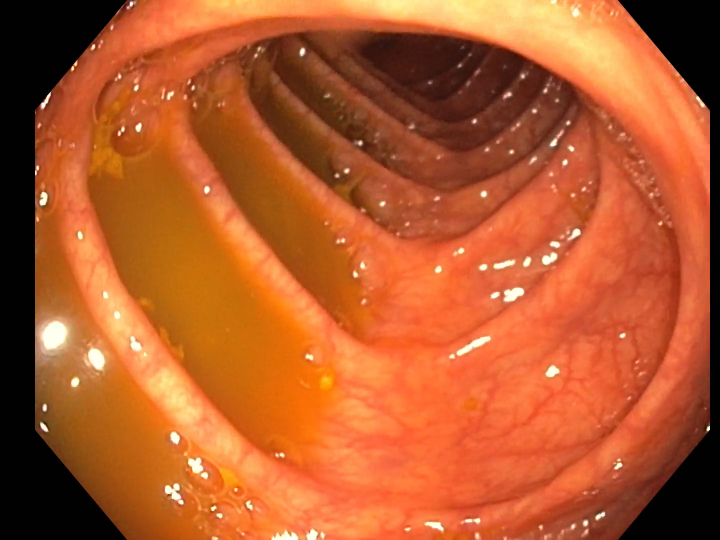
//> input picture images/1.png, 1440 x 1080 px (shown at 1/2 size)
$ ./main   (built with g++ and OpenCV 4)
//> lines starting //> are read from the running program, lines starting //| are printed output that depends on the picture; after the words box and inside, x2 and y2 are one past the last pixel; in counts of white or black regions, pixels touching at a corner belong together
#include<opencv2/opencv.hpp>
#include <opencv2/core/core.hpp>
#include <opencv2/highgui/highgui.hpp>
#include <opencv2/calib3d/calib3d.hpp>
#include <opencv2/imgproc/imgproc.hpp>
#include <opencv2/viz.hpp>

#include <iostream>
#include <math.h>

std::vector<std::vector<cv::Point>> get_contours(cv::Mat img, int th = 20, int dilation_size = 3, bool bShow = false){
    //Contour-retrieval modes: RETR_TREE, RETR_LIST, RETR_EXTERNAL, RETR_CCOMP.
    //Contour-approximation methods: CHAIN_APPROX_NONE, CHAIN_APPROX_SIMPLE.
    cv::Mat img_gray;
    cv::cvtColor(img, img_gray, cv::COLOR_BGR2GRAY);

    // Threshold image
    cv::Mat img_thresh;
    cv::threshold(img_gray, img_thresh, th, 255, cv::THRESH_BINARY);

    int dilation_type = cv::MORPH_CROSS;
    cv::Mat element = cv::getStructuringElement(dilation_type,
                       cv::Size( 2*dilation_size + 1, 2*dilation_size+1 ),
                       cv::Point( dilation_size, dilation_size ) );
    cv::erode(img_thresh,img_thresh,element);

    // dilation_type MORPH_RECT, MORPH_CROSS, MORPH_ELLIPSE
    // Detect contours on the binary image
    std::vector<std::vector<cv::Point>> contours;
    std::vector<cv::Vec4i> hierarchy;
    cv::findContours(img_thresh, contours, hierarchy, cv::RETR_EXTERNAL, cv::CHAIN_APPROX_NONE);

    // Draw contours on the original image
    if (bShow){
        cv::imshow("Binary mage", img_thresh);
        cv::Mat img_copy = img.clone();
        cv::drawContours(img_copy, contours, -1, cv::Scalar(0, 255, 0), 2);
        cv::imshow("None approximation", img_copy);
    }

    return contours;
}

std::vector<cv::KeyPoint> keypoints_in_contour(std::vector<cv::Point> contour, std::vector<cv::KeyPoint> kps){
    std::vector<cv::KeyPoint> kps_tmp;
    for (size_t i=0; i<kps.size(); i++){
        if (cv::pointPolygonTest(contour,kps[i].pt,false) > 0){
            kps_tmp.push_back(kps[i]);
        }
    }
    return kps_tmp;
}

float rad_to_deg(float rad){
    return rad*180.0/M_PI;
}

float deg_to_rad(float deg){
    return deg*M_PI/180.0;
}

cv::Vec3f equation_line(cv::Point2f p1, cv::Point2f p2){
    float dx = p2.x - p1.x;
    float dy = p2.y - p1.y;
    float m = dy / dx;
    float c = p1.y - m*p1.x;

    cv::Vec3f eqLine(m,-1,c);
    return eqLine;
}

float line_y_x(cv::Vec3f line, float x){
    return (line(0)*x + line(2))/(-line(1));
}

float line_x_y(cv::Vec3f line, float y){
    return (line(1)*y + line(2))/(-line(0));
}

// [18 lines left out: function frustum_line, not called in this run]

cv::Vec4f equation_plane(cv::Point3f p1, cv::Point3f p2, cv::Point3f p3){
    float a1 = p2.x - p1.x;
    float b1 = p2.y - p1.y;
    float c1 = p2.z - p1.z;
    float a2 = p3.x - p1.x;
    float b2 = p3.y - p1.y;
    float c2 = p3.z - p1.z;
    float a = b1 * c2 - b2 * c1;
    float b = a2 * c1 - a1 * c2;
    float c = a1 * b2 - b1 * a2;
    float d = (- a * p1.x - b * p1.y - c * p1.z);

    cv::Vec4f piVec(a,b,c,d);
    return piVec;
}

// [29 lines left out: functions equation_plane, line2line_intersection, not called in this run]

float angle_line_plane(cv::Vec4f pi, cv::Vec3f v){
    // Normal vector of plane
    cv::Vec3f n(pi(0), pi(1), pi(2));

    float num = abs(v(0)*n(0) + v(1)*n(1) + v(2)*n(2));
    float den1 = sqrt(v(0)*v(0) + v(1)*v(1) + v(2)*v(2));
    float den2 = sqrt(n(0)*n(0) + n(1)*n(1) + n(2)*n(2));

    float beta = acos(num / (den1 * den2));
    float alpha = (M_PI/2) - beta;
    return alpha;
}

void resize_and_display(const std::string& title, const cv::Mat& img1, float factor){
    cv::Mat out1;
    cv::resize(img1, out1, cv::Size(), factor, factor);
    cv::imshow(title,out1);
}

static float distancePointLine(const cv::Point2f point, const cv::Vec3f& line){
    return std::fabs(line(0)*point.x + line(1)*point.y + line(2)) / std::sqrt(line(0)*line(0)+line(1)*line(1));
}

static float distanceSampson(const cv::Point2f& pt1, const cv::Point2f& pt2, cv::Mat F){
    float data1[3] = { pt1.x, pt1.y, 0.};
    float data2[3] = { pt2.x, pt2.y, 0.};
    cv::Mat pt1w = cv::Mat(3, 1, F.type(), data1);
    cv::Mat pt2w = cv::Mat(3, 1, F.type(), data2);

    cv::Mat l1 = F.t()*pt2w;
    cv::Mat l2 = F*pt1w;

    cv::Vec3f l1v(l1.at<float>(0), l1.at<float>(1), l1.at<float>(2));
    cv::Vec3f l2v(l2.at<float>(0), l2.at<float>(1), l2.at<float>(2));

    cv::Mat Mnum = pt2w.t()*F*pt1w;
    float fnum = Mnum.at<float>(0,0);
    float den = l1v(0)*l1v(0) + l1v(1)*l1v(1) + l2v(0)*l2v(0) + l2v(1)*l2v(1);
    float d = sqrt(fnum*fnum/den);

    return d;
}

// [87 lines left out: functions drawEpipolarLines, drawEpipolarLines, not called in this run]

std::vector<std::vector<double> > match_sampson(std::vector<cv::KeyPoint> vkps1, std::vector<cv::KeyPoint> vkps2,
                                                cv::Mat dsc1, cv::Mat dsc2,
                                                cv::Mat F,
                                                float lx, float ly, cv::Point3f co2,
                                                float th, bool bCrossVerification = false, bool bDraw = false){
    // Get Points from KeyPoints
    std::vector<cv::Point2f> kpoints1, kpoints2;
    for (size_t i=0; i<vkps1.size(); i++)
        kpoints1.push_back(vkps1[i].pt);
    for (size_t i=0; i<vkps2.size(); i++)
        kpoints2.push_back(vkps2[i].pt);

    // Compute epilines with given F
    std::vector<cv::Vec3f> gmlines1, gmlines2;
    cv::computeCorrespondEpilines(kpoints1, 1, F, gmlines1);
    cv::computeCorrespondEpilines(kpoints2, 2, F, gmlines2);

    // Look for match candidates
    std::vector<std::vector<double> > candidates = std::vector<std::vector<double> >(vkps1.size(), std::vector<double>(vkps2.size(),-1.));

    for (size_t i=0; i<vkps1.size(); i++){
        cv::Point3f pt0(0,-gmlines1[i][2]/gmlines1[i][1],0.);
        cv::Point3f pt1(lx,-(gmlines1[i][2]+gmlines1[i][0]*lx)/gmlines1[i][1],0.);
        cv::Vec3f line = equation_line(cv::Point2f(pt0.x,pt0.y), cv::Point2f(pt1.x,pt1.y));

        for (size_t j=0; j<kpoints2.size(); j++){
            cv::Point2f kp(kpoints2[j].x, kpoints2[j].y);

            //if (distancePointLine(kp,line) <= th) {
            if (distanceSampson(vkps1[i].pt,kp,F)) {
                double dist_l2 = 0.;
                if (vkps1.size() == dsc1.rows && vkps2.size() == dsc2.rows)
                    dist_l2  = norm(dsc1.row(i),dsc2.row(j),cv::NORM_L2);
                candidates[i][j] = dist_l2;

                // [15 lines of commented-out code are left out]
            }
        }

        if (bDraw){
            cv::viz::Viz3d myWindow("Coordinate Frame");

            // Coordinate system
            myWindow.showWidget("Coordinate Widget", cv::viz::WCoordinateSystem(200));

            // Camera frame
            std::vector<cv::Point3f> camFr = {cv::Point3f(0.,ly,0.), cv::Point3f(lx,ly,0.), cv::Point3f(lx,0.,0.), cv::Point3f(0.,0.,0.), cv::Point3f(0.,ly,0.)};
            cv::viz::WPolyLine camFrPoly(camFr,cv::viz::Color::gray());
            myWindow.showWidget("camFrPoly", camFrPoly);

            // Epiplane
            cv::Vec3f line = equation_line(cv::Point2f(pt0.x,pt0.y), cv::Point2f(pt1.x,pt1.y));
            std::vector<cv::Point3f> lineFr = frustum_line(line,lx,ly);
            lineFr.push_back(co2);
            lineFr.push_back(lineFr[0]);
            cv::viz::WPolyLine epiplane(lineFr,cv::viz::Color::green());
            myWindow.showWidget("epiplane", epiplane);

            // Candidate points projective rays
            for (size_t j=0; j<candidates[i].size(); j++){
                if (candidates[i][j] >= 0.){
                    cv::Point3f kp(kpoints2[j].x, kpoints2[j].y, 0.);
                    cv::viz::WLine ptLine(co2, kp, cv::viz::Color::red());
                    myWindow.showWidget("ptLine"+j, ptLine);
                }
            }
            myWindow.spin();
        }
    }

    return candidates;
}


std::vector<std::vector<double> > match_angle(std::vector<cv::KeyPoint> vkps1, std::vector<cv::KeyPoint> vkps2,
                                                cv::Mat dsc1, cv::Mat dsc2,
                                                cv::Mat F,
                                                float lx, float ly, cv::Point3f co2,
                                                float th, bool bCrossVerification = false, bool bDraw = false){
    // Get Points from KeyPoints
    std::vector<cv::Point2f> kpoints1, kpoints2;
    for (size_t i=0; i<vkps1.size(); i++)
        kpoints1.push_back(vkps1[i].pt);
    for (size_t i=0; i<vkps2.size(); i++)
        kpoints2.push_back(vkps2[i].pt);

    // Compute epilines with given F
    std::vector<cv::Vec3f> gmlines1, gmlines2;
    cv::computeCorrespondEpilines(kpoints1, 1, F, gmlines1);
    cv::computeCorrespondEpilines(kpoints2, 2, F, gmlines2);

    // Look for match candidates
    std::vector<std::vector<double> > candidates = std::vector<std::vector<double> >(vkps1.size(), std::vector<double>(vkps2.size(),-1.));

    for (size_t i=0; i<vkps1.size(); i++){
        cv::Point3f pt0(0,-gmlines1[i][2]/gmlines1[i][1],0.);
        cv::Point3f pt1(lx,-(gmlines1[i][2]+gmlines1[i][0]*lx)/gmlines1[i][1],0.);
        cv::Vec4f pi = equation_plane(pt0, pt1, co2);

        for (size_t j=0; j<kpoints2.size(); j++){
            cv::Vec3f kp(kpoints2[j].x, kpoints2[j].y, 0.);
            cv::Vec3f v(kp(0)-co2.x, kp(1)-co2.y, kp(2)-co2.z);

            if (angle_line_plane(pi,v) <= th) {

                // Cross verification with image 1
                cv::Point3f im1pt0(0,-gmlines2[j][2]/gmlines2[j][1],0.);
                cv::Point3f im1pt1(lx,-(gmlines2[j][2]+gmlines2[j][0]*lx)/gmlines2[j][1],0.);
                cv::Vec4f im1pi = equation_plane(im1pt0, im1pt1, co2);

                cv::Vec3f im1kp(kpoints1[i].x, kpoints1[i].y, 0.);
                cv::Vec3f im1v(im1kp(0)-co2.x, im1kp(1)-co2.y, im1kp(2)-co2.z);

                if (angle_line_plane(im1pi,im1v) <= th || !bCrossVerification) {
                    double dist_l2 = 0.;
                    if (vkps1.size() == dsc1.rows && vkps2.size() == dsc2.rows)
                        dist_l2  = norm(dsc1.row(i),dsc2.row(j),cv::NORM_L2);
                    candidates[i][j] = dist_l2;
                }

                // [4 lines of commented-out code are left out]
            }
        }

        if (bDraw){
            cv::viz::Viz3d myWindow("Coordinate Frame");

            // Coordinate system
            myWindow.showWidget("Coordinate Widget", cv::viz::WCoordinateSystem(200));

            // Camera frame
            std::vector<cv::Point3f> camFr = {cv::Point3f(0.,ly,0.), cv::Point3f(lx,ly,0.), cv::Point3f(lx,0.,0.), cv::Point3f(0.,0.,0.), cv::Point3f(0.,ly,0.)};
            cv::viz::WPolyLine camFrPoly(camFr,cv::viz::Color::gray());
            myWindow.showWidget("camFrPoly", camFrPoly);

            // Epiplane
            cv::Vec3f line = equation_line(cv::Point2f(pt0.x,pt0.y), cv::Point2f(pt1.x,pt1.y));
            std::vector<cv::Point3f> lineFr = frustum_line(line,lx,ly);
            lineFr.push_back(co2);
            lineFr.push_back(lineFr[0]);
            cv::viz::WPolyLine epiplane(lineFr,cv::viz::Color::green());
            myWindow.showWidget("epiplane", epiplane);

            // Candidate points projective rays
            for (size_t j=0; j<candidates[i].size(); j++){
                if (candidates[i][j] >= 0.){
                    cv::Point3f kp(kpoints2[j].x, kpoints2[j].y, 0.);
                    cv::viz::WLine ptLine(co2, kp, cv::viz::Color::red());
                    myWindow.showWidget("ptLine"+j, ptLine);
                }
            }
            myWindow.spin();
        }
    }

    return candidates;
}


std::vector<cv::DMatch> nn_candidates(std::vector<std::vector<double> > candidates, double th){
    std::vector<cv::DMatch> nn;

    for (size_t i=0; i<candidates.size(); i++){
        int idx_i = -1;
        double dist_i = 1000000.;

        for (size_t j=0; j<candidates[i].size(); j++){
            if (candidates[i][j] >= 0. && candidates[i][j] < dist_i){

                double dist_i_tmp = candidates[i][j];

                int idx_j = -1;
                double dist_j = -1000000.;

                for (size_t k=0; k<candidates.size(); k++){
                    if (candidates[k][j] >= 0. && candidates[k][j] < dist_j && candidates[k][j] < dist_i_tmp){
                        idx_j = k;
                        dist_j = candidates[k][j];
                    }
                }

                if (idx_j < 0){
                    idx_i = j;
                    dist_i = dist_i_tmp;
                }
            }
        }

        if (dist_i >= 0. && dist_i <= th){
            cv::DMatch dm;
            dm.queryIdx = i;
            dm.trainIdx = idx_i;
            dm.imgIdx = 0;
            dm.distance = dist_i;
            nn.push_back(dm);

            for (size_t j=0; j<candidates.size(); j++){
                candidates[j][idx_i] = -1.;
            }
        }
    }

    return nn;
}

// [13 lines left out: function histogram_DMatch, not called in this run]


int main(){
    bool bDraw = false;
    float th_alpha = 0.0174533; //1 deg
    //float th_alpha = 0.0349066; //2 deg
    //float th_alpha = 0.0523599; //3 deg
    //float th_alpha = 0.0698132; //4 deg
    float th_sampson = 10.;
    double th_sift = 100.0;

    float fx = 717.2104;
    float fy = 717.4816;
    float cx = 735.3566;
    float cy = 552.7982;
    cv::Mat K = (cv::Mat_<float>(3,3) << fx, 0., cx, 0., fy, cy,  0., 0., 1.);
    float k1 = -0.1389272;
    float k2 = -0.001239606;
    float k3 = 0.0009125824;
    float k4 = -0.00004071615;
    cv::Vec4f D(k1,k2,k3,k4);

    cv::Mat im1 = imread("images/1.png", cv::IMREAD_COLOR);
//> im1 is the input picture: 1080 rows x 1440 cols, CV_8UC3; mean B, G, R 43.6, 90.2, 180.2
    cv::Mat im2 = imread("images/2.png", cv::IMREAD_COLOR);
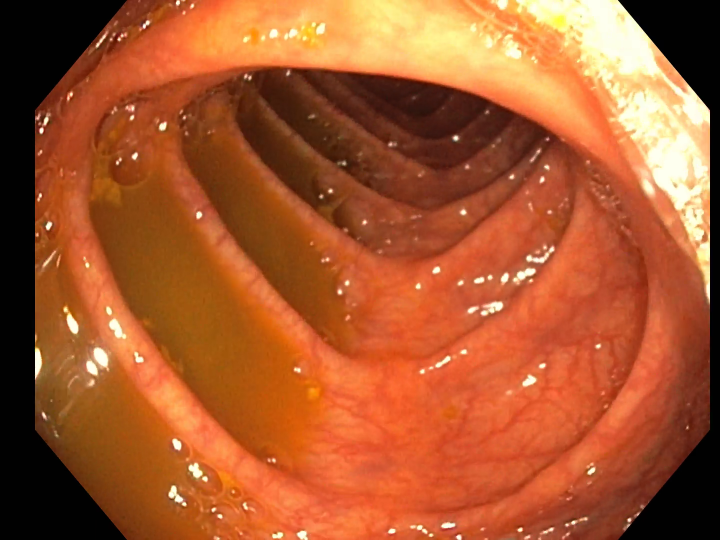
//> input picture images/2.png, 1440 x 1080 px (shown at 1/2 size)
//> im2 is the input picture: 1080 rows x 1440 cols, CV_8UC3; mean B, G, R 46.3, 88.3, 167.7

    float lx = im1.cols;
    float ly = im1.rows;
    float f = (lx/(lx+ly))*fx + (ly/(lx+ly))*fy;
    cv::Point3f c2(cx,cy,f);

    // Detect features
    cv::Ptr<cv::SIFT> f2d = cv::SIFT::create(1000,3,0.04,10,1.6);
    std::vector<cv::KeyPoint> kps1, kps2;
    cv::Mat desc1, desc2;
    f2d->detect(im1, kps1, cv::noArray());
//> kps1 = 843 keypoints; strongest (x, y, size): (1417, 857, 5.2), (98, 191, 4.7), (87, 854, 8.3), (605, 103, 8.3)
    f2d->detect(im2, kps2, cv::noArray());
//> kps2 = 1001 keypoints; strongest (x, y, size): (83, 261, 6.3), (1259, 1040, 5.1), (92, 240, 6.5), (97, 452, 8.1)

    // Remove keypoints from contour and compute descriptors
    // Compute contour, erode shape defined with it and remove the kps outside it
    std::vector<std::vector<cv::Point>> contours1 = get_contours(im1,20,3,false);
//> in get_contours, `cv::cvtColor(img, img_gray, cv::COLOR_BGR2GRAY);`:
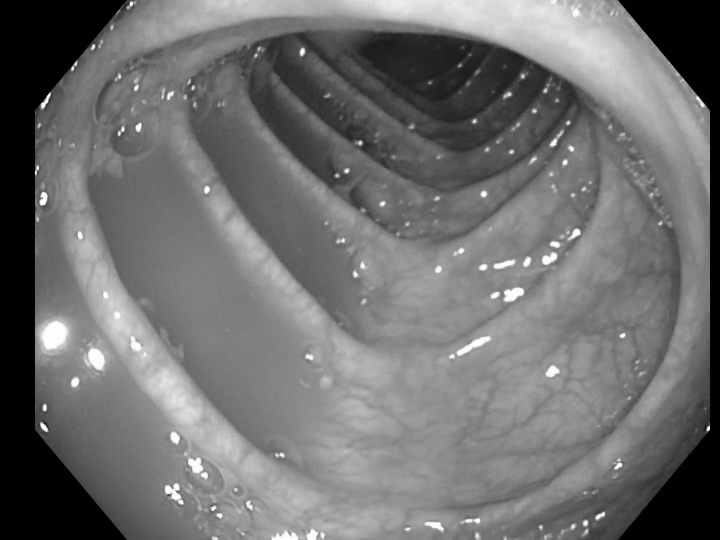
//> img_gray: 1080 rows x 1440 cols, CV_8UC1 (shown at 1/2 size); min 0, max 255, mean 111.8
//> in get_contours, `cv::threshold(img_gray, img_thresh, th, 255, cv::THRESH_BINARY);`:
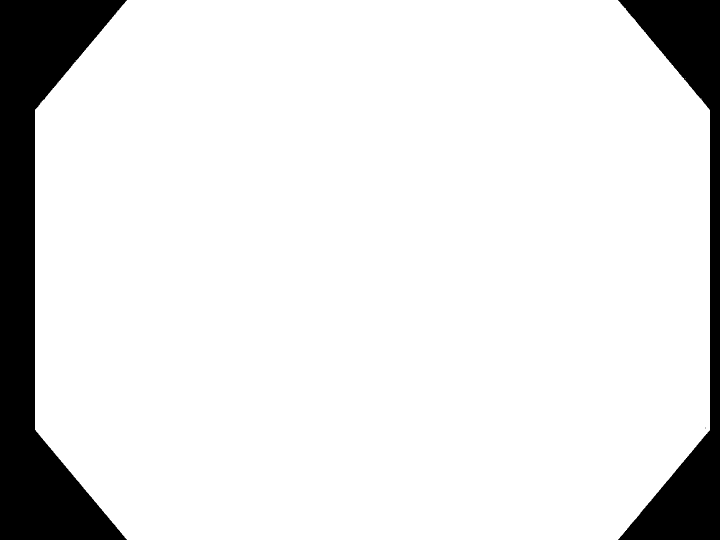
//> img_thresh: 1080 rows x 1440 cols, CV_8UC1 (shown at 1/2 size); 88.5% white; 3 black regions (1 under 20 px), largest, box (x1, y1, x2, y2) and area: (0, 0, 254, 1080) 116124, (1236, 0, 1440, 1080) 62093
//> in get_contours, `cv::erode(img_thresh,img_thresh,element);`:
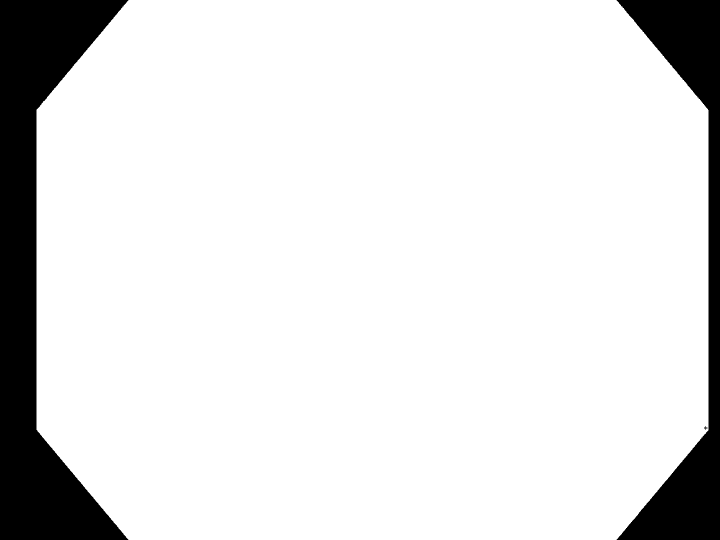
//> img_thresh: 1080 rows x 1440 cols, CV_8UC1 (shown at 1/2 size); 88.1% white; 3 black regions
//> in get_contours, `cv::findContours(img_thresh, contours, hierarchy, cv::RETR_EXTERNAL, c..`: contours = 1 contour; box (x1, y1, x2, y2) and area: (73, 0, 1417, 1080) 1368422
//> contours1 has the same summary as contours in get_contours
    std::vector<std::vector<cv::Point>> contours2 = get_contours(im2,20,3,false);
//> call 2 of get_contours, with th = 20, dilation_size = 3, bShow = false
//> in get_contours (call 2), `cv::cvtColor(img, img_gray, cv::COLOR_BGR2GRAY);`:
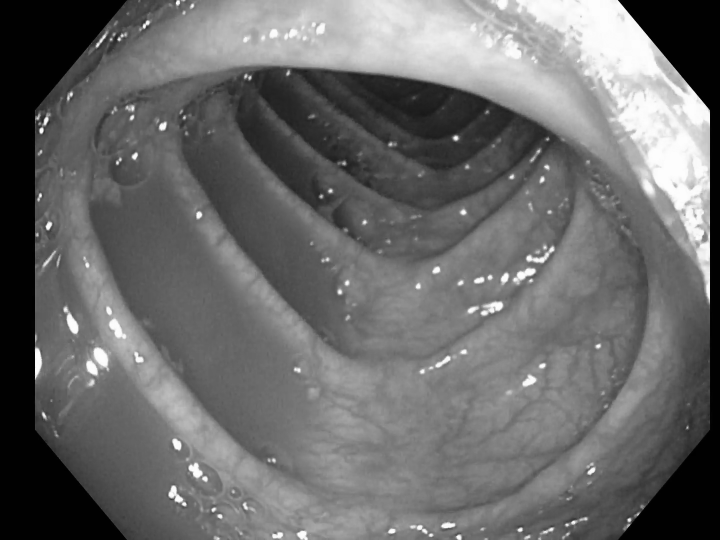
//> img_gray: 1080 rows x 1440 cols, CV_8UC1 (shown at 1/2 size); min 0, max 255, mean 107.3
//> in get_contours (call 2), `cv::erode(img_thresh,img_thresh,element);`:
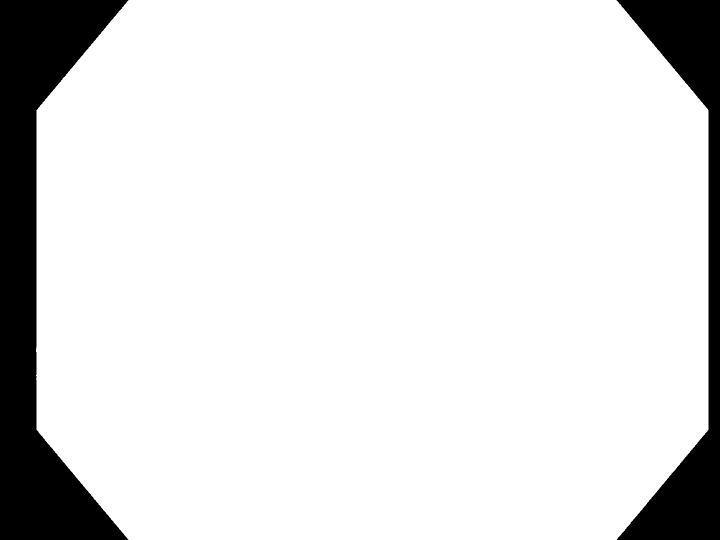
//> img_thresh: 1080 rows x 1440 cols, CV_8UC1 (shown at 1/2 size); 88.1% white; 2 black regions
//> in get_contours (call 2), `cv::findContours(img_thresh, contours, hierarchy, cv::RETR_EXTERNAL, c..`: contours = 1 contour; box (x1, y1, x2, y2) and area: (72, 0, 1417, 1080) 1368368
//> contours2 has the same summary as contours in get_contours
//> (the rest of the program and of its run is left out)
